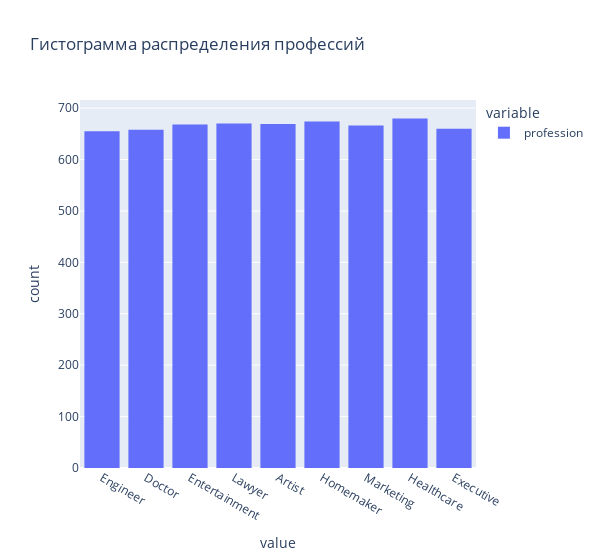

Write notebook code for a chart like this one.
### Markdown cell above
# Сравнение на нормальное распределение

### Code cell
# 'profession' имеет не численные значения, и так просто отрисовать его не получится. Но можно это сделать plotly.express 
px.histogram(df[["profession"]],
             nbins=35,
             width=600,
             title="Гистограмма распределения профессий")

### Figure 1 — Plotly figure (JSON) as saved in the notebook; plotly's stock layout.template omitted (floating-point values rounded to 4 significant figures; data arrays with more than 128 entries replaced by an {"elided": "..."} marker saying what was removed)
{"data": [{"alignmentgroup": "True", "bingroup": "x", "hovertemplate": "variable=profession<br>value=%{x}<br>count=%{y}<extra></extra>", "legendgroup": "profession", "marker": {"color": "#636efa", "pattern": {"shape": ""}}, "name": "profession", "nbinsx": 35, "offsetgroup": "profession", "orientation": "v", "showlegend": true, "type": "histogram", "x": {"elided": "6000 str values"}, "xaxis": "x", "yaxis": "y"}], "layout": {"barmode": "relative", "legend": {"title": {"text": "variable"}, "tracegroupgap": 0}, "title": {"text": "Гистограмма распределения профессий"}, "width": 600, "xaxis": {"anchor": "y", "domain": [0, 1], "title": {"text": "value"}}, "yaxis": {"anchor": "x", "domain": [0, 1], "title": {"text": "count"}}}}
